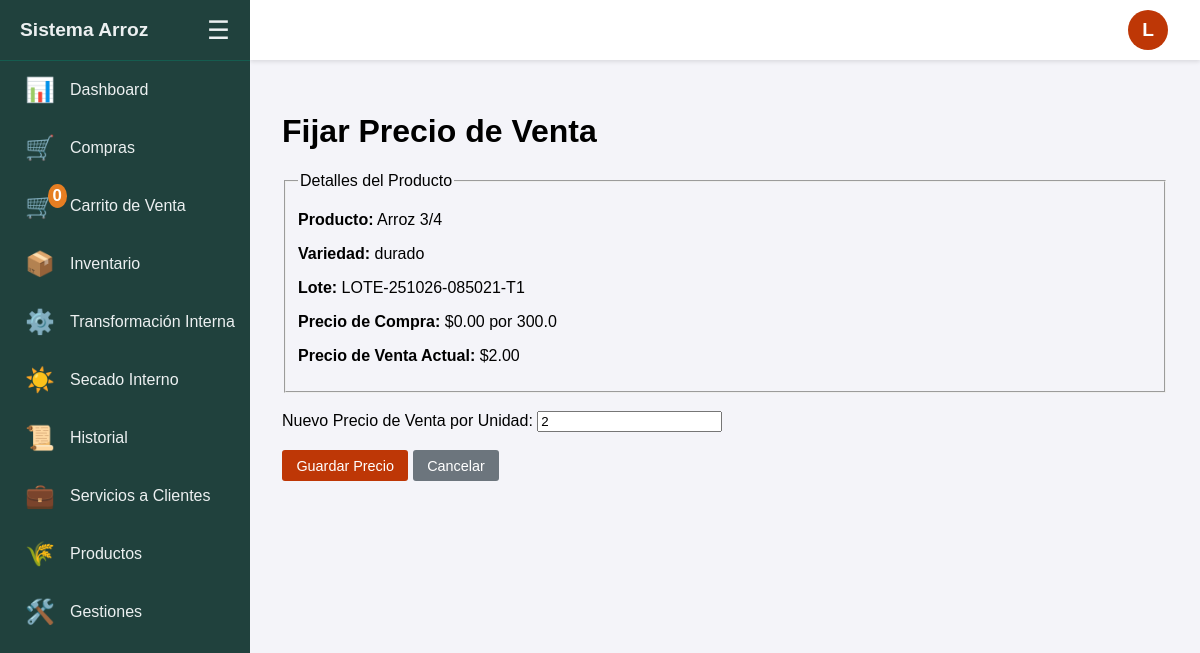
Page /fijar_precio/2 (signed in) on the committed database.
### tables this page shows
CREATE TABLE productos (
                id INTEGER PRIMARY KEY AUTOINCREMENT,
                nombre TEXT NOT NULL,
                codigo_producto TEXT NOT NULL UNIQUE,
                requiere_variedad INTEGER NOT NULL DEFAULT 1
            );

CREATE TABLE inventario (
                id INTEGER PRIMARY KEY AUTOINCREMENT,
                producto_id INTEGER NOT NULL,
                variedad TEXT,
                lote TEXT,
                cantidad REAL NOT NULL,
                unidad TEXT NOT NULL,
                fecha_entrada TEXT NOT NULL,
                fecha_salida TEXT, almacen_id INTEGER REFERENCES almacenes(id), estado TEXT NOT NULL DEFAULT 'seco', cantidad_kg REAL NOT NULL DEFAULT 0, ingenio_id INTEGER REFERENCES ingenios(id), precio_venta_unitario REAL,
                FOREIGN KEY (producto_id) REFERENCES productos(id)
            );

CREATE TABLE almacenes (
                id INTEGER PRIMARY KEY AUTOINCREMENT,
                nombre TEXT NOT NULL,
                ingenio_id INTEGER NOT NULL,
                FOREIGN KEY (ingenio_id) REFERENCES ingenios(id),
                UNIQUE(nombre, ingenio_id)
            );

### blueprints/transactions.py (the view, shortened to what this page needs)
@transactions_bp.route('/fijar_precio/<int:item_id>', methods=['GET', 'POST'])
@login_required
def fijar_precio(item_id):
    if g.user['nivel_acceso'] == 'empleado':
        flash('No tienes permiso para acceder a esta página.', 'danger')
        return redirect(url_for('main.inventario'))
    item = obtener_item_inventario_por_id(g.user['ingenio_id'], item_id)
    if not item:
        flash('El item de inventario no existe.', 'danger')
        return redirect(url_for('main.inventario'))
    return render_template('fijar_precio.html', item=item)

### blueprints/__init__.py (called while the page is built)
def login_required(f):
    @wraps(f)
    def decorated_function(*args, **kwargs):
        if g.user is None:
            return redirect(url_for('auth.login', next=request.url))
        return f(*args, **kwargs)
    return decorated_function

### db.py (called while the page is built)
def obtener_ingenio_por_id_db(ingenio_id: int):
    with sqlite3.connect(DB_NAME) as conn:
        c = conn.cursor()
        return c.execute("SELECT id, nombre, direccion, nit, celular FROM ingenios WHERE id = ?", (ingenio_id,)).fetchone()

### templates/fijar_precio.html (shortened to what this page needs)
{% extends "index.html" %}
{% block content %}
  <h1>Fijar Precio de Venta</h1>
  {% if item %}
  <form method="post">
    <fieldset>
      <legend>Detalles del Producto</legend>
      <p><strong>Producto:</strong> {{ item[1] }}</p>
      <p><strong>Variedad:</strong> {{ item[2] or 'N/A' }}</p>
      <p><strong>Lote:</strong> {{ item[3] }}</p>
      <p><strong>Precio de Compra:</strong> ${{ "%.2f"|format(item[10]|float) if item[10] is not none and item[10] != '' else 'N/A' }} por {{ item[11] or 'unidad' }}</p>
      <p><strong>Precio de Venta Actual:</strong> ${{ "%.2f"|format(item[7]) if item[7] is not none else 'No definido' }}</p>
    </fieldset>
    <br>
    <label for="nuevo_precio">Nuevo Precio de Venta por Unidad:</label>
    <input type="number" step="0.01" name="nuevo_precio" id="nuevo_precio" required min="0" value="{{ item[7] or '' }}">
    <br><br>
    <button type="submit">Guardar Precio</button>
    <a href="{{ url_for('main.inventario') }}" class="button-secondary">Cancelar</a>
  </form>
  {% endif %}
{% endblock %}

### templates/index.html (style rules this page uses)
:root { --sidebar-width-expanded: 250px; --sidebar-width-collapsed: 80px; --top-bar-height: 60px; --sidebar-bg-color: #20413d; --sidebar-text-color: #ecf0f1; --sidebar-hover-bg: #155c4f; --sidebar-icon-color: #e67e22; }
body { font-family: sans-serif; margin: 0; background-color: #f4f4f9; }
button, input[type=submit] { padding: 0.5em 1em; background-color: #be3706; color: white; border: none; border-radius: 3px; cursor: pointer; font-size: 0.9em; transition: background-color 0.2s; }
.button-secondary { display: inline-block; padding: 0.5em 1em; background-color: #6c757d; color: white; border: none; border-radius: 3px; cursor: pointer; font-size: 0.9em; text-decoration: none; }

### rows in the picture
productos: nombre "Arroz 3/4"
inventario: variedad "durado", lote "LOTE-251026-085021-T1", producto "2.00", nuevo_precio "2"
almacenes: nombre "0.00"

### other values in the picture
{{ session.get('carrito', {})|length }} "0"
{{ g.user.email[0]|upper }} "L"
{{ item[11] or 'unidad' }} "300.0"
